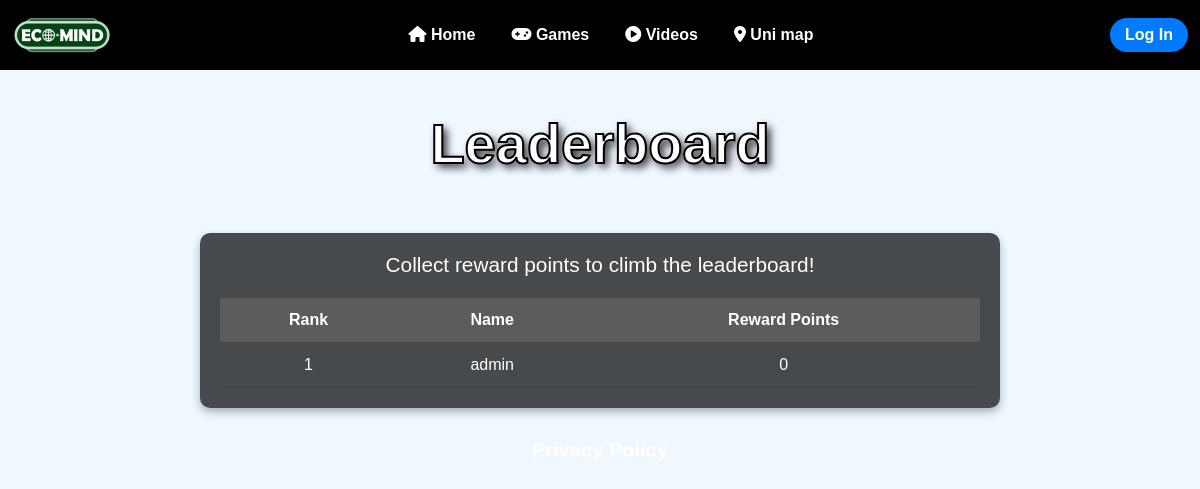
The app's page /leaderboard/, older data.
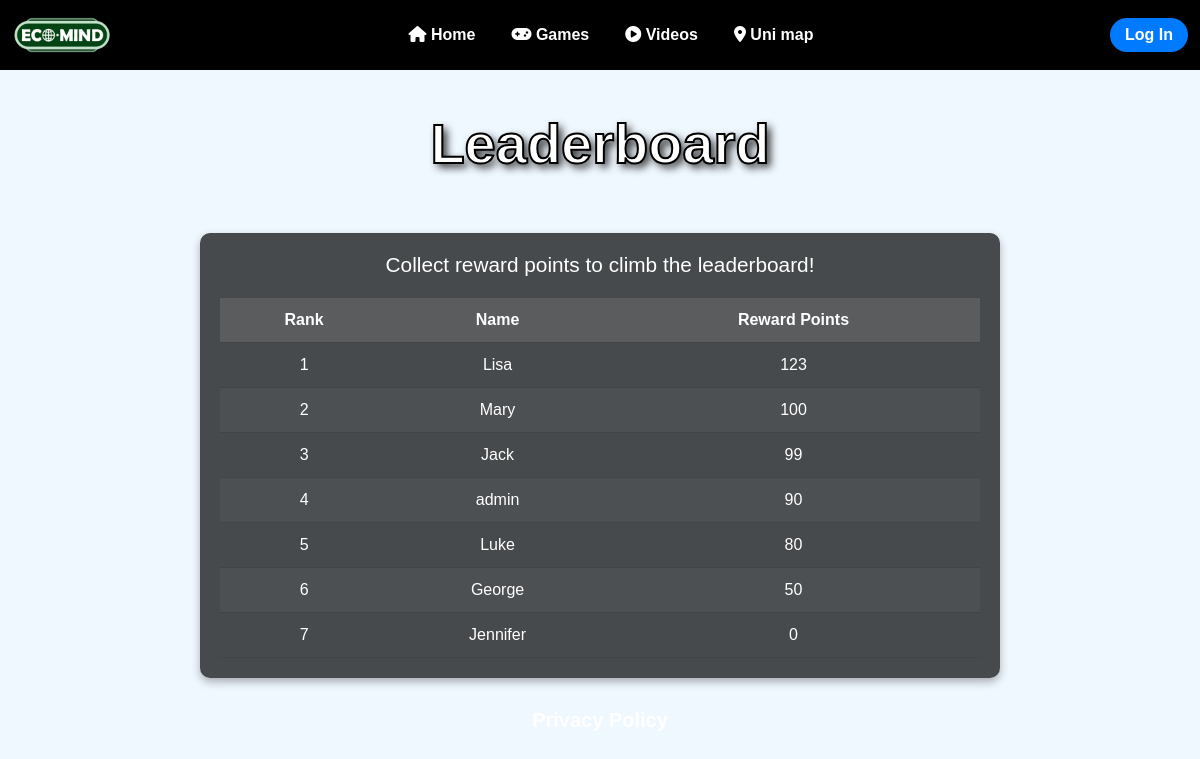
The same page, newer data.
### core_app/models.py (models this page shows, shortened)
class UserAccount(AbstractUser):
    '''
    example of how to add additional attributes
    pts = models.PositiveIntegerField(default=0)
    '''
    reward_pts = models.PositiveIntegerField(default=0)
    account_type = models.CharField(
        max_length=10, choices=[(tag.value, tag.name) for tag in AccountType], default=AccountType.USER.value
    )

### core_app/views.py (the view)
# urls.py: path('leaderboard/', views.leaderboard_view, name='leaderboard'),
def leaderboard_view(request):
    leaderboard_data = UserAccount.objects.order_by('-reward_pts').values('username', 'reward_pts')[:10]
    return render(request, 'core_app/leaderboard.html', {'leaderboard_data': leaderboard_data})

### core_app/templates/core_app/leaderboard.html (shortened to what this page needs)
{% extends 'core_app/base.html' %}
{% load static %}
{% block body_content %}
{% include 'core_app/navbar.html' %}
<div class="main-banner">
    <p class="display-4 fw-bold" style="text-align: center;">Leaderboard</p>
</div>
<div class="leaderboard-container">
    <h2 class="leaderboard-title">Collect reward points to climb the leaderboard!</h2>
    <table class="leaderboard-table">
        <thead>
            <tr>
                <th scope="col">Rank</th>
                <th scope="col">Name</th>
                <th scope="col">Reward Points</th>
            </tr>
        </thead>
        <tbody>
            {% for user in leaderboard_data %}
                <tr>
                    <td>{{ forloop.counter }}</td>
                    <td>{{ user.username }}</td>
                    <td>{{ user.reward_pts }}</td>
                </tr>
            {% endfor %}
        </tbody>
    </table>
</div>
<p style="width: 100%;"><a href="{% url 'privacy_policy' %}" class="privacy-policy h5">Privacy Policy</a></p>
{% endblock %}

### core_app/templates/core_app/base.html (shortened to what this page needs)
<!DOCTYPE html>
<html lang="en">
<head>
    <link href="https://cdn.jsdelivr.net/npm/bootstrap@5.3.0/dist/css/bootstrap.min.css" rel="stylesheet">
    <link rel="stylesheet" href="https://cdnjs.cloudflare.com/ajax/libs/font-awesome/6.0.0-beta3/css/all.min.css">
    {% load static %}
    <link rel="stylesheet" href="{% static 'core_app/navbar.css' %}">
</head>
<body style="background-image: url('{% static 'core_app/images/background.jpg' %}'); background-size: cover; background-position: center center; background-position: center 8%">
    {% block body_content %}
    {% endblock %}
</body>
</html>

### core_app/templates/core_app/navbar.html (shortened to what this page needs)
<nav class="navbar navbar-custom navbar-expand-lg">
    <div class="container-fluid">
        {% load static %}
        <img src="{% static 'core_app/images/EcoMindLogoVer2A.png' %}" alt="Bootstrap" width="100" height="40">
        <div class="collapse navbar-collapse" id="navbarNav">
            <ul class="navbar-nav mx-auto">
                {% if request.path != "/home/" %}
                    <li class="nav-item">
                        <a class="nav-link" href="{% url 'home' %}"><i class="fas fa-home"></i> Home</a>
                    </li>
                {% endif %}
                {% if request.path != "/games/" %}
                    <li class="nav-item">
                        <a class="nav-link" href="{% url 'games_page' %}"><i class="fa fa-gamepad"></i> Games</a>
                    </li>
                {% endif %}
                {% if request.path != "/videos/" %}
                    <li class="nav-item">
                        <a class="nav-link" href="{% url 'videos' %}"><i class="fas fa-play-circle"></i> Videos</a>
                    </li>
                {% endif %}
                {% if request.path != "/maps/" %}
                    <li class="nav-item">
                        <a class="nav-link" href="{% url 'locations:user_map_view' %}"><i class="fas fa-map-marker-alt"></i> Uni map</a>
                    </li>
                {% endif %}
            </ul>
            {% if user.is_authenticated %}
                <a class="nav-item nav-link login-btn" href="{% url 'logout' %}">Logout</a>
            {% else %}
                <a class="nav-item nav-link login-btn" href="{% url 'login' %}">Log In</a>
            {% endif %}
        </div>
    </div>
</nav>

### core_app/static/core_app/navbar.css (style rules this page uses)
.login-btn { background-color: #007bff; color: white; border-radius: 20px; padding: 5px 15px; border: none; font-weight: bold; }
.navbar-brand, .navbar-text, .login-btn { color: white !important; }
.navbar-custom { background-color: #000; padding: 15px 0; opacity: 1; }
.navbar-nav .nav-item { margin: 0 10px; }
.navbar-nav .nav-link { color: white !important; font-size: 1rem; font-weight: bold; transition: color 0.3s ease-in-out; }

### core_app/templates/core_app/leaderboard.html (style rules this page uses)
body { background-color: #f0f8ff; font-family: 'Arial', sans-serif; margin: 0; padding: 0; }
.privacy-policy { color: #ffffff; font-weight: bold; text-align: center; display: block; margin-top: 30px; transition: color 0.2s ease-in-out; text-decoration: none; }
.main-banner { padding-top: 5vh; padding-bottom: 5vh; display: flex; align-items: center; justify-content: center; color: rgb(255, 255, 255); text-shadow: 4px 4px 8px rgba(0,0,0,0.9); -webkit-text-stroke: 2px black; flex-direction: column; }
.leaderboard-container { background-color: rgba(0, 0, 0, 0.7); border-radius: 10px; padding: 20px; width: 80%; max-width: 800px; margin: 0 auto; box-shadow: 0 4px 8px rgba(0, 0, 0, 0.3); text-align: center; }
.leaderboard-title { font-size: 1.3rem; color: #ffffff; margin-bottom: 20px; }
.leaderboard-table { width: 100%; border-collapse: collapse; margin-top: 20px; }
.leaderboard-table th, .leaderboard-table td { padding: 10px; text-align: center; border-bottom: 1px solid #444; color: rgb(255, 255, 255) }
.leaderboard-table th { background-color: rgba(255, 255, 255, 0.1); color: #ffffff; }
.leaderboard-table tr:nth-child(even) { background-color: rgba(255, 255, 255, 0.03); }

### core_app/templates/core_app/base.html (style rules this page uses)
html, body { height: 100%; margin: 0; }

Row changes from the older to the newer data that the page shows:
added UserAccount: username "Lisa", reward_pts "123"
added UserAccount: username "Mary", reward_pts "100"
added UserAccount: username "Jack", reward_pts "99"
changed UserAccount (number 4 of 7 on the later page): reward_pts "0" → "90"
added UserAccount: username "Luke", reward_pts "80"
added UserAccount: username "George", reward_pts "50"
added UserAccount: username "Jennifer", reward_pts "0"
